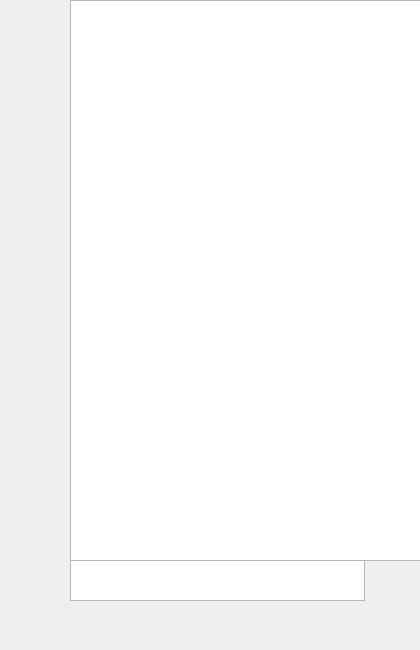
<?xml version="1.0" encoding="UTF-8"?>
<ui version="4.0">
 <class>MainWindow</class>
 <widget class="QMainWindow" name="MainWindow">
  <property name="geometry">
   <rect>
    <x>0</x>
    <y>0</y>
    <width>420</width>
    <height>650</height>
   </rect>
  </property>
  <property name="sizeIncrement">
   <size>
    <width>0</width>
    <height>0</height>
   </size>
  </property>
  <property name="windowTitle">
   <string>MainWindow</string>
  </property>
  <widget class="QWidget" name="centralwidget">
   <widget class="QLabel" name="label">
    <property name="geometry">
     <rect>
      <x>0</x>
      <y>0</y>
      <width>421</width>
      <height>651</height>
     </rect>
    </property>
    <property name="text">
     <string/>
    </property>
    <property name="pixmap">
     <pixmap>../utils/images/see.jpg</pixmap>
    </property>
    <property name="scaledContents">
     <bool>true</bool>
    </property>
   </widget>
   <widget class="QWidget" name="verticalLayoutWidget">
    <property name="geometry">
     <rect>
      <x>0</x>
      <y>0</y>
      <width>71</width>
      <height>651</height>
     </rect>
    </property>
    <layout class="QVBoxLayout" name="verticalLayout_5">
     <property name="sizeConstraint">
      <enum>QLayout::SetMaximumSize</enum>
     </property>
     <item>
      <widget class="QPushButton" name="pushButton_9">
       <property name="text">
        <string/>
       </property>
       <property name="icon">
        <iconset>
         <normaloff>../utils/images/user.png</normaloff>../utils/images/user.png</iconset>
       </property>
       <property name="iconSize">
        <size>
         <width>30</width>
         <height>30</height>
        </size>
       </property>
       <property name="autoDefault">
        <bool>true</bool>
       </property>
       <property name="default">
        <bool>true</bool>
       </property>
       <property name="flat">
        <bool>true</bool>
       </property>
      </widget>
     </item>
     <item>
      <widget class="QPushButton" name="pushButton_10">
       <property name="text">
        <string/>
       </property>
       <property name="icon">
        <iconset>
         <normaloff>../utils/images/data.png</normaloff>../utils/images/data.png</iconset>
       </property>
       <property name="iconSize">
        <size>
         <width>30</width>
         <height>30</height>
        </size>
       </property>
       <property name="autoDefault">
        <bool>true</bool>
       </property>
       <property name="default">
        <bool>true</bool>
       </property>
       <property name="flat">
        <bool>true</bool>
       </property>
      </widget>
     </item>
     <item>
      <widget class="QPushButton" name="pushButton_11">
       <property name="text">
        <string/>
       </property>
       <property name="icon">
        <iconset>
         <normaloff>../utils/images/bot.jpg</normaloff>../utils/images/bot.jpg</iconset>
       </property>
       <property name="iconSize">
        <size>
         <width>49</width>
         <height>30</height>
        </size>
       </property>
       <property name="default">
        <bool>true</bool>
       </property>
       <property name="flat">
        <bool>true</bool>
       </property>
      </widget>
     </item>
     <item>
      <widget class="QPushButton" name="pushButton_12">
       <property name="minimumSize">
        <size>
         <width>69</width>
         <height>0</height>
        </size>
       </property>
       <property name="maximumSize">
        <size>
         <width>75</width>
         <height>16777215</height>
        </size>
       </property>
       <property name="text">
        <string/>
       </property>
       <property name="icon">
        <iconset>
         <normaloff>../utils/images/settings.png</normaloff>../utils/images/settings.png</iconset>
       </property>
       <property name="iconSize">
        <size>
         <width>30</width>
         <height>30</height>
        </size>
       </property>
       <property name="autoDefault">
        <bool>true</bool>
       </property>
       <property name="default">
        <bool>true</bool>
       </property>
       <property name="flat">
        <bool>true</bool>
       </property>
      </widget>
     </item>
     <item>
      <spacer name="verticalSpacer_4">
       <property name="orientation">
        <enum>Qt::Vertical</enum>
       </property>
       <property name="sizeType">
        <enum>QSizePolicy::Fixed</enum>
       </property>
       <property name="sizeHint" stdset="0">
        <size>
         <width>20</width>
         <height>151</height>
        </size>
       </property>
      </spacer>
     </item>
     <item>
      <spacer name="verticalSpacer_5">
       <property name="orientation">
        <enum>Qt::Vertical</enum>
       </property>
       <property name="sizeType">
        <enum>QSizePolicy::Fixed</enum>
       </property>
       <property name="sizeHint" stdset="0">
        <size>
         <width>20</width>
         <height>69</height>
        </size>
       </property>
      </spacer>
     </item>
     <item>
      <spacer name="verticalSpacer_6">
       <property name="orientation">
        <enum>Qt::Vertical</enum>
       </property>
       <property name="sizeType">
        <enum>QSizePolicy::Fixed</enum>
       </property>
       <property name="sizeHint" stdset="0">
        <size>
         <width>13</width>
         <height>253</height>
        </size>
       </property>
      </spacer>
     </item>
     <item>
      <widget class="QPushButton" name="pushButton_13">
       <property name="text">
        <string/>
       </property>
       <property name="icon">
        <iconset>
         <normaloff>../utils/images/feedback.png</normaloff>../utils/images/feedback.png</iconset>
       </property>
       <property name="iconSize">
        <size>
         <width>40</width>
         <height>40</height>
        </size>
       </property>
       <property name="default">
        <bool>true</bool>
       </property>
       <property name="flat">
        <bool>true</bool>
       </property>
      </widget>
     </item>
    </layout>
   </widget>
   <widget class="QWidget" name="horizontalLayoutWidget">
    <property name="geometry">
     <rect>
      <x>70</x>
      <y>600</y>
      <width>351</width>
      <height>51</height>
     </rect>
    </property>
    <layout class="QHBoxLayout" name="horizontalLayout_4">
     <item>
      <widget class="QPushButton" name="pushButton_14">
       <property name="text">
        <string/>
       </property>
       <property name="icon">
        <iconset>
         <normaloff>../utils/images/lens.svg</normaloff>../utils/images/lens.svg</iconset>
       </property>
       <property name="iconSize">
        <size>
         <width>40</width>
         <height>40</height>
        </size>
       </property>
       <property name="autoDefault">
        <bool>true</bool>
       </property>
       <property name="default">
        <bool>true</bool>
       </property>
       <property name="flat">
        <bool>true</bool>
       </property>
      </widget>
     </item>
     <item>
      <spacer name="horizontalSpacer_2">
       <property name="orientation">
        <enum>Qt::Horizontal</enum>
       </property>
       <property name="sizeType">
        <enum>QSizePolicy::Fixed</enum>
       </property>
       <property name="sizeHint" stdset="0">
        <size>
         <width>65</width>
         <height>15</height>
        </size>
       </property>
      </spacer>
     </item>
     <item>
      <widget class="QLabel" name="label_2">
       <property name="text">
        <string/>
       </property>
       <property name="pixmap">
        <pixmap>../utils/images/loader.gif</pixmap>
       </property>
       <property name="scaledContents">
        <bool>true</bool>
       </property>
      </widget>
     </item>
     <item>
      <spacer name="horizontalSpacer_5">
       <property name="orientation">
        <enum>Qt::Horizontal</enum>
       </property>
       <property name="sizeType">
        <enum>QSizePolicy::Fixed</enum>
       </property>
       <property name="sizeHint" stdset="0">
        <size>
         <width>68</width>
         <height>15</height>
        </size>
       </property>
      </spacer>
     </item>
     <item>
      <widget class="QPushButton" name="pushButton_15">
       <property name="text">
        <string/>
       </property>
       <property name="icon">
        <iconset>
         <normaloff>../utils/images/mic.gif</normaloff>../utils/images/mic.gif</iconset>
       </property>
       <property name="iconSize">
        <size>
         <width>40</width>
         <height>40</height>
        </size>
       </property>
       <property name="autoDefault">
        <bool>true</bool>
       </property>
       <property name="default">
        <bool>true</bool>
       </property>
       <property name="flat">
        <bool>true</bool>
       </property>
      </widget>
     </item>
     <item>
      <spacer name="horizontalSpacer_6">
       <property name="orientation">
        <enum>Qt::Horizontal</enum>
       </property>
       <property name="sizeType">
        <enum>QSizePolicy::Fixed</enum>
       </property>
       <property name="sizeHint" stdset="0">
        <size>
         <width>10</width>
         <height>20</height>
        </size>
       </property>
      </spacer>
     </item>
    </layout>
   </widget>
   <widget class="QWidget" name="horizontalLayoutWidget_2">
    <property name="geometry">
     <rect>
      <x>70</x>
      <y>560</y>
      <width>351</width>
      <height>41</height>
     </rect>
    </property>
    <layout class="QHBoxLayout" name="horizontalLayout_5">
     <property name="sizeConstraint">
      <enum>QLayout::SetNoConstraint</enum>
     </property>
     <item>
      <widget class="QTextEdit" name="textEdit_2"/>
     </item>
     <item>
      <widget class="QPushButton" name="pushButton_16">
       <property name="text">
        <string/>
       </property>
       <property name="icon">
        <iconset>
         <normaloff>../utils/images/send.png</normaloff>../utils/images/send.png</iconset>
       </property>
       <property name="iconSize">
        <size>
         <width>40</width>
         <height>40</height>
        </size>
       </property>
       <property name="checkable">
        <bool>false</bool>
       </property>
       <property name="autoRepeatDelay">
        <number>300</number>
       </property>
       <property name="autoDefault">
        <bool>true</bool>
       </property>
       <property name="default">
        <bool>true</bool>
       </property>
       <property name="flat">
        <bool>true</bool>
       </property>
      </widget>
     </item>
     <item>
      <spacer name="horizontalSpacer">
       <property name="orientation">
        <enum>Qt::Horizontal</enum>
       </property>
       <property name="sizeType">
        <enum>QSizePolicy::Fixed</enum>
       </property>
       <property name="sizeHint" stdset="0">
        <size>
         <width>10</width>
         <height>10</height>
        </size>
       </property>
      </spacer>
     </item>
    </layout>
   </widget>
   <widget class="QWidget" name="verticalLayoutWidget_2">
    <property name="geometry">
     <rect>
      <x>70</x>
      <y>0</y>
      <width>351</width>
      <height>561</height>
     </rect>
    </property>
    <layout class="QVBoxLayout" name="verticalLayout">
     <item>
      <widget class="QTextEdit" name="textEdit"/>
     </item>
    </layout>
   </widget>
   <widget class="QLabel" name="label_3">
    <property name="geometry">
     <rect>
      <x>420</x>
      <y>0</y>
      <width>961</width>
      <height>741</height>
     </rect>
    </property>
    <property name="text">
     <string/>
    </property>
    <property name="pixmap">
     <pixmap>../utils/images/AIassistant.gif</pixmap>
    </property>
    <property name="scaledContents">
     <bool>true</bool>
    </property>
   </widget>
   <widget class="QLabel" name="label_5">
    <property name="geometry">
     <rect>
      <x>0</x>
      <y>650</y>
      <width>421</width>
      <height>91</height>
     </rect>
    </property>
    <property name="text">
     <string/>
    </property>
    <property name="pixmap">
     <pixmap>../utils/images/Speak.gif</pixmap>
    </property>
    <property name="scaledContents">
     <bool>true</bool>
    </property>
   </widget>
  </widget>
 </widget>
 <resources/>
 <connections/>
</ui>
